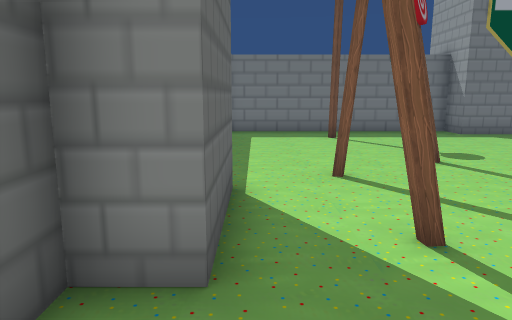
View 1 (above)

15 first-person views from a walk through a Unity game level. The camera is 1.4 m above the floor, tilts 10° down and sees 70° across. The floor is counted in squares, 1 m on a side. Each view is taken from the middle of a square. On the plan, view 1 faces up. The plan holds only what a view shows up to about 16 squares ahead; the rest is blank. The place goes on beyond the plan. The player character is not drawn.

View 2
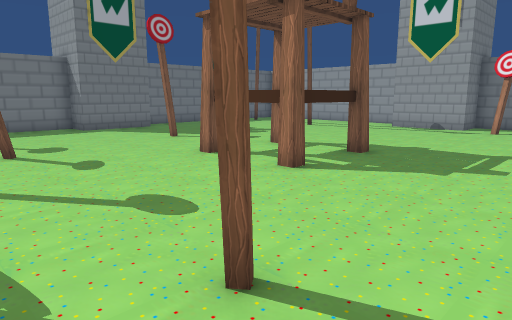

View 3
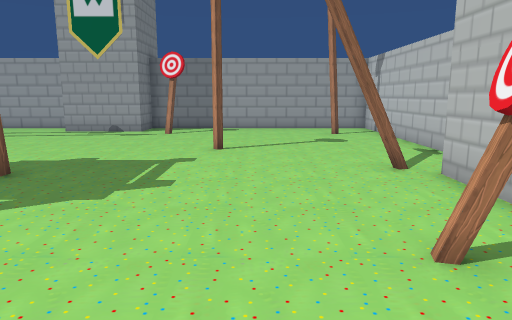

View 4
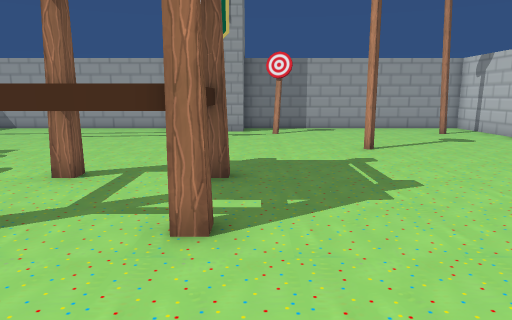

View 5
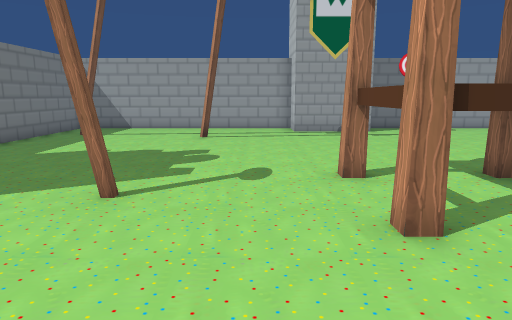

View 6
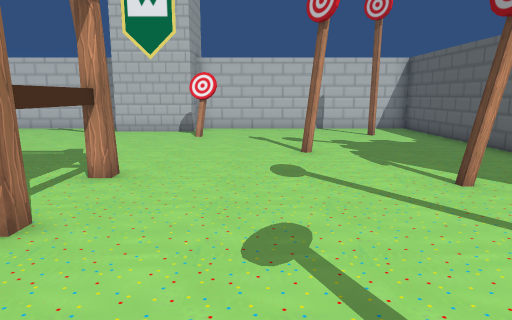

View 7
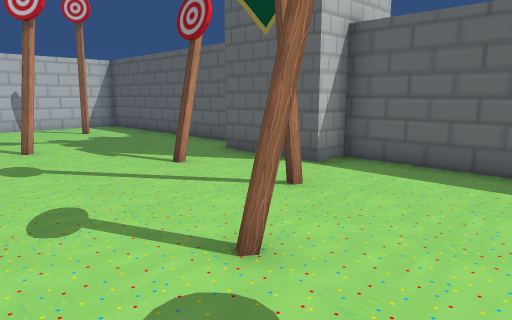

View 8
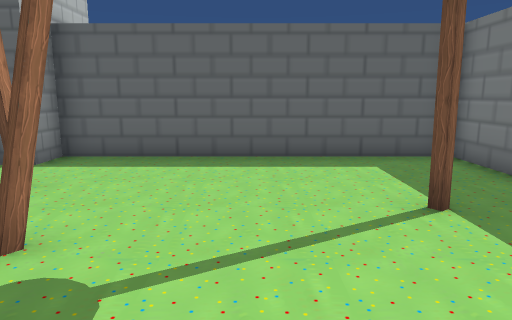

View 9
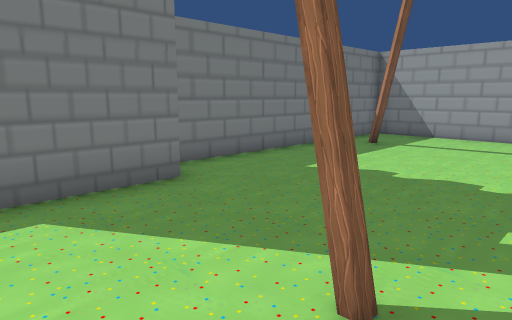

View 10
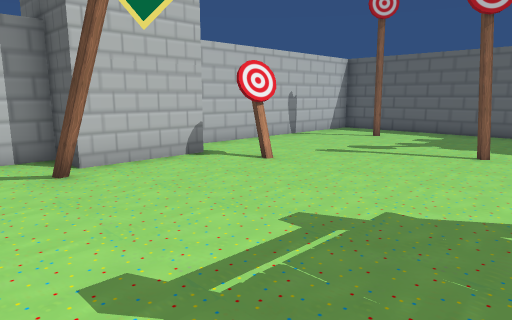

View 11
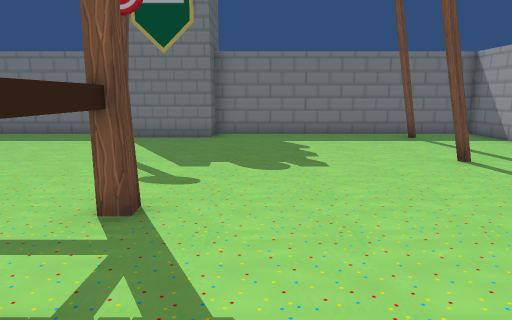

View 12
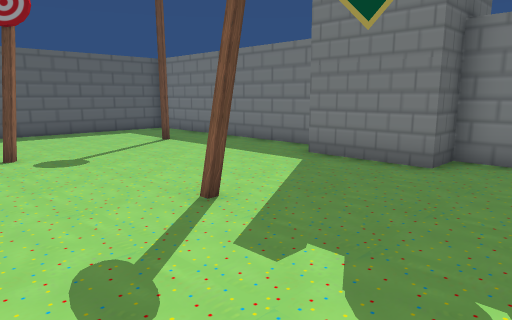

View 13
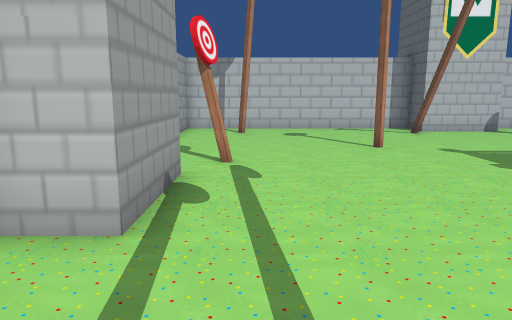

View 14
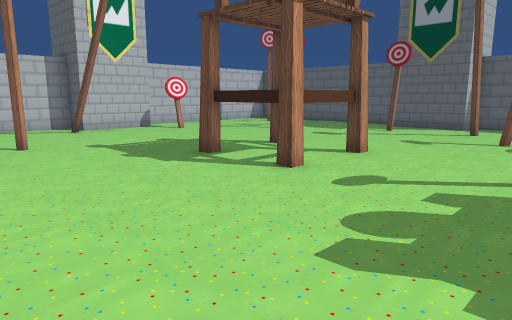

View 15
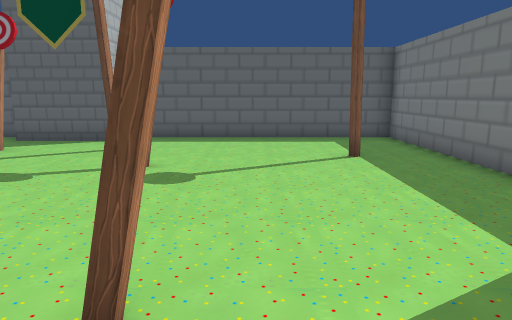

### Floor plan
Key: @ floor where view 1 was taken; # wall or solid block; . floor; = window, fence, low wall or low ledge; T thing the floor can be seen under or through; O other object.
Columns run from 2 left of view 1 to 20 right of it. Each row starts with its distance up from view 1.
 15 #######################
 14 #.........###.........#
 13 #.........###......#..#
 12 #....#................#
 11 #.....................#
 10 #.....................#
  9 #..........#..........#
  8 #.....#...............#
  7 #.....................#
  6 #...#.................#
  5 ###.......TTT.......###
  4  ##.......T.T.......###
  3 ###.#.....TTO.......###
  2 #.....................#
  1 #...................#.#
  0 #.@...#...............#
 -1 #...............#.....#
 -2 #.....................#
 -3 #.....................#
 -4 #..#.....#...#........#
 -5 #.........###=........#
 -6 #.........###.........#
 -7 #######################

Positions as (right, up) in squares from view 1, and headings:
1: (0, 0), facing up
2: (2, -2), facing up-right
3: (4, -2), facing right
4: (4, 2), facing right
5: (4, 7), facing right
6: (5, 9), facing down
7: (6, 10), facing down-left
8: (7, 10), facing left
9: (7, 8), facing up-right
10: (13, 2), facing down-left
11: (12, 1), facing up
12: (13, 6), facing up-left
13: (17, 9), facing down
14: (16, 10), facing down-left
15: (11, 10), facing left
